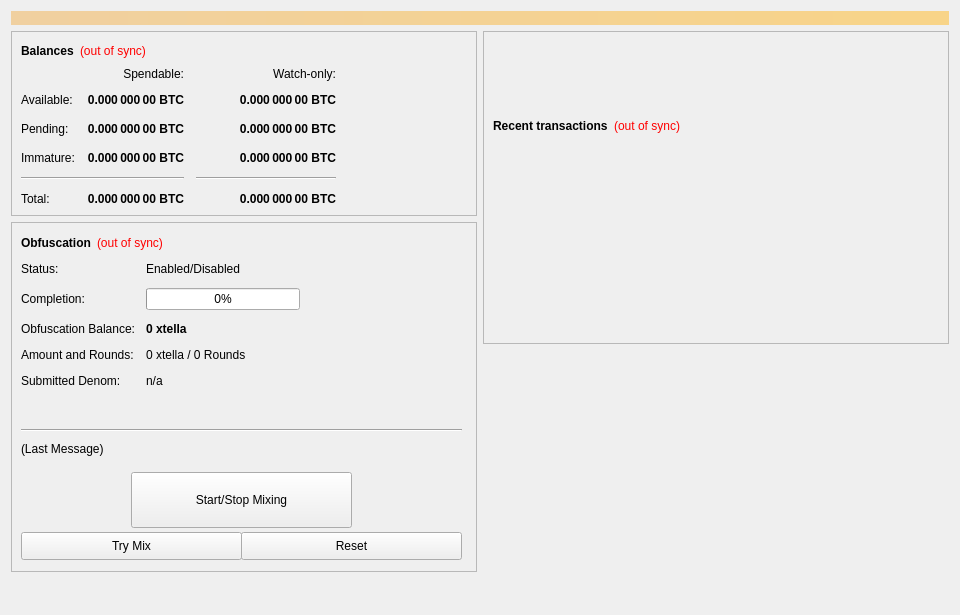
<?xml version="1.0" encoding="UTF-8"?>
<ui version="4.0">
 <class>OverviewPage</class>
 <widget class="QWidget" name="OverviewPage">
  <property name="geometry">
   <rect>
    <x>0</x>
    <y>0</y>
    <width>960</width>
    <height>615</height>
   </rect>
  </property>
  <property name="minimumSize">
   <size>
    <width>960</width>
    <height>0</height>
   </size>
  </property>
  <property name="windowTitle">
   <string>Form</string>
  </property>
  <layout class="QVBoxLayout" name="topLayout">
   <item>
    <widget class="QLabel" name="labelAlerts">
     <property name="visible">
      <bool>false</bool>
     </property>
     <property name="styleSheet">
      <string notr="true">background-color: qlineargradient(x1: 0, y1: 0, x2: 1, y2: 0, stop:0 #F0D0A0, stop:1 #F8D488); color:#000000;</string>
     </property>
     <property name="wordWrap">
      <bool>true</bool>
     </property>
     <property name="margin">
      <number>3</number>
     </property>
    </widget>
   </item>
   <item>
    <layout class="QHBoxLayout" name="horizontalLayout" stretch="1,1">
     <item>
      <layout class="QVBoxLayout" name="verticalLayout_2">
       <item>
        <widget class="QFrame" name="frame">
         <property name="frameShape">
          <enum>QFrame::StyledPanel</enum>
         </property>
         <property name="frameShadow">
          <enum>QFrame::Raised</enum>
         </property>
         <layout class="QVBoxLayout" name="verticalLayout_4">
          <item>
           <layout class="QHBoxLayout" name="horizontalLayout_4">
            <item>
             <widget class="QLabel" name="label_5">
              <property name="font">
               <font>
                <weight>75</weight>
                <bold>true</bold>
               </font>
              </property>
              <property name="text">
               <string>Balances</string>
              </property>
             </widget>
            </item>
            <item>
             <widget class="QLabel" name="labelWalletStatus">
              <property name="cursor">
               <cursorShape>WhatsThisCursor</cursorShape>
              </property>
              <property name="toolTip">
               <string>The displayed information may be out of date. Your wallet automatically synchronizes with the xtella network after a connection is established, but this process has not completed yet.</string>
              </property>
              <property name="styleSheet">
               <string notr="true">QLabel { color: red; }</string>
              </property>
              <property name="text">
               <string notr="true">(out of sync)</string>
              </property>
              <property name="alignment">
               <set>Qt::AlignLeading|Qt::AlignLeft|Qt::AlignVCenter</set>
              </property>
             </widget>
            </item>
            <item>
             <spacer name="horizontalSpacer_3">
              <property name="orientation">
               <enum>Qt::Horizontal</enum>
              </property>
              <property name="sizeHint" stdset="0">
               <size>
                <width>40</width>
                <height>20</height>
               </size>
              </property>
             </spacer>
            </item>
           </layout>
          </item>
          <item>
           <layout class="QGridLayout" name="gridLayout">
            <property name="spacing">
             <number>12</number>
            </property>
            <item row="2" column="2">
             <widget class="QLabel" name="labelWatchPending">
              <property name="font">
               <font>
                <weight>75</weight>
                <bold>true</bold>
               </font>
              </property>
              <property name="cursor">
               <cursorShape>IBeamCursor</cursorShape>
              </property>
              <property name="toolTip">
               <string>Unconfirmed transactions to watch-only addresses</string>
              </property>
              <property name="text">
               <string notr="true">0.000 000 00 BTC</string>
              </property>
              <property name="alignment">
               <set>Qt::AlignRight|Qt::AlignTrailing|Qt::AlignVCenter</set>
              </property>
              <property name="textInteractionFlags">
               <set>Qt::LinksAccessibleByMouse|Qt::TextSelectableByKeyboard|Qt::TextSelectableByMouse</set>
              </property>
             </widget>
            </item>
            <item row="2" column="1">
             <widget class="QLabel" name="labelUnconfirmed">
              <property name="font">
               <font>
                <weight>75</weight>
                <bold>true</bold>
               </font>
              </property>
              <property name="cursor">
               <cursorShape>IBeamCursor</cursorShape>
              </property>
              <property name="toolTip">
               <string>Total of transactions that have yet to be confirmed, and do not yet count toward the spendable balance</string>
              </property>
              <property name="text">
               <string notr="true">0.000 000 00 BTC</string>
              </property>
              <property name="alignment">
               <set>Qt::AlignRight|Qt::AlignTrailing|Qt::AlignVCenter</set>
              </property>
              <property name="textInteractionFlags">
               <set>Qt::LinksAccessibleByMouse|Qt::TextSelectableByKeyboard|Qt::TextSelectableByMouse</set>
              </property>
             </widget>
            </item>
            <item row="3" column="2">
             <widget class="QLabel" name="labelWatchImmature">
              <property name="font">
               <font>
                <weight>75</weight>
                <bold>true</bold>
               </font>
              </property>
              <property name="cursor">
               <cursorShape>IBeamCursor</cursorShape>
              </property>
              <property name="toolTip">
               <string>Staked or masternode rewards in watch-only addresses that has not yet matured</string>
              </property>
              <property name="text">
               <string notr="true">0.000 000 00 BTC</string>
              </property>
              <property name="alignment">
               <set>Qt::AlignRight|Qt::AlignTrailing|Qt::AlignVCenter</set>
              </property>
              <property name="textInteractionFlags">
               <set>Qt::LinksAccessibleByMouse|Qt::TextSelectableByKeyboard|Qt::TextSelectableByMouse</set>
              </property>
             </widget>
            </item>
            <item row="4" column="0" colspan="2">
             <widget class="Line" name="lineSpendableBalance">
              <property name="orientation">
               <enum>Qt::Horizontal</enum>
              </property>
             </widget>
            </item>
            <item row="4" column="2">
             <widget class="Line" name="lineWatchBalance">
              <property name="sizePolicy">
               <sizepolicy hsizetype="Preferred" vsizetype="Fixed">
                <horstretch>0</horstretch>
                <verstretch>0</verstretch>
               </sizepolicy>
              </property>
              <property name="minimumSize">
               <size>
                <width>140</width>
                <height>0</height>
               </size>
              </property>
              <property name="orientation">
               <enum>Qt::Horizontal</enum>
              </property>
             </widget>
            </item>
            <item row="5" column="0">
             <widget class="QLabel" name="labelTotalText">
              <property name="text">
               <string>Total:</string>
              </property>
             </widget>
            </item>
            <item row="3" column="1">
             <widget class="QLabel" name="labelImmature">
              <property name="font">
               <font>
                <weight>75</weight>
                <bold>true</bold>
               </font>
              </property>
              <property name="cursor">
               <cursorShape>IBeamCursor</cursorShape>
              </property>
              <property name="toolTip">
               <string>Staked or masternode rewards that has not yet matured</string>
              </property>
              <property name="text">
               <string notr="true">0.000 000 00 BTC</string>
              </property>
              <property name="alignment">
               <set>Qt::AlignRight|Qt::AlignTrailing|Qt::AlignVCenter</set>
              </property>
              <property name="textInteractionFlags">
               <set>Qt::LinksAccessibleByMouse|Qt::TextSelectableByKeyboard|Qt::TextSelectableByMouse</set>
              </property>
             </widget>
            </item>
            <item row="2" column="3">
             <spacer name="horizontalSpacer_2">
              <property name="orientation">
               <enum>Qt::Horizontal</enum>
              </property>
              <property name="sizeHint" stdset="0">
               <size>
                <width>40</width>
                <height>20</height>
               </size>
              </property>
             </spacer>
            </item>
            <item row="3" column="0">
             <widget class="QLabel" name="labelImmatureText">
              <property name="text">
               <string>Immature:</string>
              </property>
             </widget>
            </item>
            <item row="5" column="1">
             <widget class="QLabel" name="labelTotal">
              <property name="font">
               <font>
                <weight>75</weight>
                <bold>true</bold>
               </font>
              </property>
              <property name="cursor">
               <cursorShape>IBeamCursor</cursorShape>
              </property>
              <property name="toolTip">
               <string>Your current total balance</string>
              </property>
              <property name="text">
               <string notr="true">0.000 000 00 BTC</string>
              </property>
              <property name="alignment">
               <set>Qt::AlignRight|Qt::AlignTrailing|Qt::AlignVCenter</set>
              </property>
              <property name="textInteractionFlags">
               <set>Qt::LinksAccessibleByMouse|Qt::TextSelectableByKeyboard|Qt::TextSelectableByMouse</set>
              </property>
             </widget>
            </item>
            <item row="5" column="2">
             <widget class="QLabel" name="labelWatchTotal">
              <property name="font">
               <font>
                <weight>75</weight>
                <bold>true</bold>
               </font>
              </property>
              <property name="cursor">
               <cursorShape>IBeamCursor</cursorShape>
              </property>
              <property name="toolTip">
               <string>Current total balance in watch-only addresses</string>
              </property>
              <property name="text">
               <string notr="true">0.000 000 00 BTC</string>
              </property>
              <property name="alignment">
               <set>Qt::AlignRight|Qt::AlignTrailing|Qt::AlignVCenter</set>
              </property>
              <property name="textInteractionFlags">
               <set>Qt::LinksAccessibleByMouse|Qt::TextSelectableByKeyboard|Qt::TextSelectableByMouse</set>
              </property>
             </widget>
            </item>
            <item row="0" column="2">
             <widget class="QLabel" name="labelWatchonly">
              <property name="text">
               <string>Watch-only:</string>
              </property>
              <property name="alignment">
               <set>Qt::AlignRight|Qt::AlignTrailing|Qt::AlignVCenter</set>
              </property>
             </widget>
            </item>
            <item row="1" column="0">
             <widget class="QLabel" name="labelBalanceText">
              <property name="text">
               <string>Available:</string>
              </property>
             </widget>
            </item>
            <item row="1" column="1">
             <widget class="QLabel" name="labelBalance">
              <property name="font">
               <font>
                <weight>75</weight>
                <bold>true</bold>
               </font>
              </property>
              <property name="cursor">
               <cursorShape>IBeamCursor</cursorShape>
              </property>
              <property name="toolTip">
               <string>Your current spendable balance</string>
              </property>
              <property name="text">
               <string notr="true">0.000 000 00 BTC</string>
              </property>
              <property name="alignment">
               <set>Qt::AlignRight|Qt::AlignTrailing|Qt::AlignVCenter</set>
              </property>
              <property name="textInteractionFlags">
               <set>Qt::LinksAccessibleByMouse|Qt::TextSelectableByKeyboard|Qt::TextSelectableByMouse</set>
              </property>
             </widget>
            </item>
            <item row="1" column="2">
             <widget class="QLabel" name="labelWatchAvailable">
              <property name="font">
               <font>
                <weight>75</weight>
                <bold>true</bold>
               </font>
              </property>
              <property name="cursor">
               <cursorShape>IBeamCursor</cursorShape>
              </property>
              <property name="toolTip">
               <string>Your current balance in watch-only addresses</string>
              </property>
              <property name="text">
               <string notr="true">0.000 000 00 BTC</string>
              </property>
              <property name="alignment">
               <set>Qt::AlignRight|Qt::AlignTrailing|Qt::AlignVCenter</set>
              </property>
              <property name="textInteractionFlags">
               <set>Qt::LinksAccessibleByMouse|Qt::TextSelectableByKeyboard|Qt::TextSelectableByMouse</set>
              </property>
             </widget>
            </item>
            <item row="2" column="0">
             <widget class="QLabel" name="labelPendingText">
              <property name="text">
               <string>Pending:</string>
              </property>
             </widget>
            </item>
            <item row="0" column="1">
             <widget class="QLabel" name="labelSpendable">
              <property name="text">
               <string>Spendable:</string>
              </property>
              <property name="alignment">
               <set>Qt::AlignRight|Qt::AlignTrailing|Qt::AlignVCenter</set>
              </property>
             </widget>
            </item>
           </layout>
          </item>
         </layout>
        </widget>
       </item>
       <item>
        <widget class="QFrame" name="frameObfuscation">
         <property name="minimumSize">
          <size>
           <width>0</width>
           <height>350</height>
          </size>
         </property>
         <property name="layoutDirection">
          <enum>Qt::LeftToRight</enum>
         </property>
         <property name="frameShape">
          <enum>QFrame::StyledPanel</enum>
         </property>
         <property name="frameShadow">
          <enum>QFrame::Raised</enum>
         </property>
         <widget class="QWidget" name="formLayoutWidget">
          <property name="geometry">
           <rect>
            <x>10</x>
            <y>40</y>
            <width>451</width>
            <height>161</height>
           </rect>
          </property>
          <layout class="QFormLayout" name="formLayout">
           <property name="fieldGrowthPolicy">
            <enum>QFormLayout::AllNonFixedFieldsGrow</enum>
           </property>
           <property name="horizontalSpacing">
            <number>11</number>
           </property>
           <property name="verticalSpacing">
            <number>12</number>
           </property>
           <item row="0" column="0">
            <widget class="QLabel" name="label_6">
             <property name="text">
              <string>Status:</string>
             </property>
            </widget>
           </item>
           <item row="1" column="0">
            <widget class="QLabel" name="label_7">
             <property name="text">
              <string>Completion:</string>
             </property>
            </widget>
           </item>
           <item row="1" column="1">
            <widget class="QProgressBar" name="obfuscationProgress">
             <property name="maximumSize">
              <size>
               <width>154</width>
               <height>16777215</height>
              </size>
             </property>
             <property name="value">
              <number>0</number>
             </property>
            </widget>
           </item>
           <item row="2" column="0">
            <widget class="QLabel" name="labelAnonymizedText">
             <property name="text">
              <string>Obfuscation Balance:</string>
             </property>
            </widget>
           </item>
           <item row="2" column="1">
            <widget class="QLabel" name="labelAnonymized">
             <property name="font">
              <font>
               <weight>75</weight>
               <bold>true</bold>
              </font>
             </property>
             <property name="text">
              <string notr="true">0 xtella</string>
             </property>
            </widget>
           </item>
           <item row="3" column="0">
            <widget class="QLabel" name="label_8">
             <property name="text">
              <string>Amount and Rounds:</string>
             </property>
            </widget>
           </item>
           <item row="3" column="1">
            <widget class="QLabel" name="labelAmountRounds">
             <property name="text">
              <string>0 xtella / 0 Rounds</string>
             </property>
            </widget>
           </item>
           <item row="4" column="0">
            <widget class="QLabel" name="label_9">
             <property name="text">
              <string>Submitted Denom:</string>
             </property>
            </widget>
           </item>
           <item row="4" column="1">
            <widget class="QLabel" name="labelSubmittedDenom">
             <property name="toolTip">
              <string>The denominations you submitted to the Masternode.&lt;br&gt;To mix, other users must submit the exact same denominations.</string>
             </property>
             <property name="text">
              <string>n/a</string>
             </property>
            </widget>
           </item>
           <item row="0" column="1">
            <widget class="QLabel" name="obfuscationEnabled">
             <property name="text">
              <string>Enabled/Disabled</string>
             </property>
            </widget>
           </item>
          </layout>
         </widget>
         <widget class="QPushButton" name="runAutoDenom">
          <property name="geometry">
           <rect>
            <x>251</x>
            <y>17</y>
            <width>1</width>
            <height>1</height>
           </rect>
          </property>
          <property name="palette">
           <palette>
            <active>
             <colorrole role="WindowText">
              <brush brushstyle="SolidPattern">
               <color alpha="255">
                <red>0</red>
                <green>0</green>
                <blue>0</blue>
               </color>
              </brush>
             </colorrole>
             <colorrole role="Button">
              <brush brushstyle="SolidPattern">
               <color alpha="255">
                <red>239</red>
                <green>238</green>
                <blue>238</blue>
               </color>
              </brush>
             </colorrole>
             <colorrole role="Light">
              <brush brushstyle="SolidPattern">
               <color alpha="255">
                <red>255</red>
                <green>255</green>
                <blue>255</blue>
               </color>
              </brush>
             </colorrole>
             <colorrole role="Midlight">
              <brush brushstyle="SolidPattern">
               <color alpha="255">
                <red>247</red>
                <green>246</green>
                <blue>246</blue>
               </color>
              </brush>
             </colorrole>
             <colorrole role="Dark">
              <brush brushstyle="SolidPattern">
               <color alpha="255">
                <red>119</red>
                <green>119</green>
                <blue>119</blue>
               </color>
              </brush>
             </colorrole>
             <colorrole role="Mid">
              <brush brushstyle="SolidPattern">
               <color alpha="255">
                <red>159</red>
                <green>159</green>
                <blue>159</blue>
               </color>
              </brush>
             </colorrole>
             <colorrole role="Text">
              <brush brushstyle="SolidPattern">
               <color alpha="255">
                <red>0</red>
                <green>0</green>
                <blue>0</blue>
               </color>
              </brush>
             </colorrole>
             <colorrole role="BrightText">
              <brush brushstyle="SolidPattern">
               <color alpha="255">
                <red>255</red>
                <green>255</green>
                <blue>255</blue>
               </color>
              </brush>
             </colorrole>
             <colorrole role="ButtonText">
              <brush brushstyle="SolidPattern">
               <color alpha="255">
                <red>0</red>
                <green>0</green>
                <blue>0</blue>
               </color>
              </brush>
             </colorrole>
             <colorrole role="Base">
              <brush brushstyle="SolidPattern">
               <color alpha="255">
                <red>255</red>
                <green>255</green>
                <blue>255</blue>
               </color>
              </brush>
             </colorrole>
             <colorrole role="Window">
              <brush brushstyle="SolidPattern">
               <color alpha="255">
                <red>239</red>
                <green>238</green>
                <blue>238</blue>
               </color>
              </brush>
             </colorrole>
             <colorrole role="Shadow">
              <brush brushstyle="SolidPattern">
               <color alpha="255">
                <red>0</red>
                <green>0</green>
                <blue>0</blue>
               </color>
              </brush>
             </colorrole>
             <colorrole role="AlternateBase">
              <brush brushstyle="SolidPattern">
               <color alpha="255">
                <red>247</red>
                <green>246</green>
                <blue>246</blue>
               </color>
              </brush>
             </colorrole>
             <colorrole role="ToolTipBase">
              <brush brushstyle="SolidPattern">
               <color alpha="255">
                <red>255</red>
                <green>255</green>
                <blue>220</blue>
               </color>
              </brush>
             </colorrole>
             <colorrole role="ToolTipText">
              <brush brushstyle="SolidPattern">
               <color alpha="255">
                <red>0</red>
                <green>0</green>
                <blue>0</blue>
               </color>
              </brush>
             </colorrole>
            </active>
            <inactive>
             <colorrole role="WindowText">
              <brush brushstyle="SolidPattern">
               <color alpha="255">
                <red>0</red>
                <green>0</green>
                <blue>0</blue>
               </color>
              </brush>
             </colorrole>
             <colorrole role="Button">
              <brush brushstyle="SolidPattern">
               <color alpha="255">
                <red>239</red>
                <green>238</green>
                <blue>238</blue>
               </color>
              </brush>
             </colorrole>
             <colorrole role="Light">
              <brush brushstyle="SolidPattern">
               <color alpha="255">
                <red>255</red>
                <green>255</green>
                <blue>255</blue>
               </color>
              </brush>
             </colorrole>
             <colorrole role="Midlight">
              <brush brushstyle="SolidPattern">
               <color alpha="255">
                <red>247</red>
                <green>246</green>
                <blue>246</blue>
               </color>
              </brush>
             </colorrole>
             <colorrole role="Dark">
              <brush brushstyle="SolidPattern">
               <color alpha="255">
                <red>119</red>
                <green>119</green>
                <blue>119</blue>
               </color>
              </brush>
             </colorrole>
             <colorrole role="Mid">
              <brush brushstyle="SolidPattern">
               <color alpha="255">
                <red>159</red>
                <green>159</green>
                <blue>159</blue>
               </color>
              </brush>
             </colorrole>
             <colorrole role="Text">
              <brush brushstyle="SolidPattern">
               <color alpha="255">
                <red>0</red>
                <green>0</green>
                <blue>0</blue>
               </color>
              </brush>
             </colorrole>
             <colorrole role="BrightText">
              <brush brushstyle="SolidPattern">
               <color alpha="255">
                <red>255</red>
                <green>255</green>
                <blue>255</blue>
               </color>
              </brush>
             </colorrole>
             <colorrole role="ButtonText">
              <brush brushstyle="SolidPattern">
               <color alpha="255">
                <red>0</red>
                <green>0</green>
                <blue>0</blue>
               </color>
              </brush>
             </colorrole>
             <colorrole role="Base">
              <brush brushstyle="SolidPattern">
               <color alpha="255">
                <red>255</red>
                <green>255</green>
                <blue>255</blue>
               </color>
              </brush>
             </colorrole>
             <colorrole role="Window">
              <brush brushstyle="SolidPattern">
               <color alpha="255">
                <red>239</red>
                <green>238</green>
                <blue>238</blue>
               </color>
              </brush>
             </colorrole>
             <colorrole role="Shadow">
              <brush brushstyle="SolidPattern">
               <color alpha="255">
                <red>0</red>
                <green>0</green>
                <blue>0</blue>
               </color>
              </brush>
             </colorrole>
             <colorrole role="AlternateBase">
              <brush brushstyle="SolidPattern">
               <color alpha="255">
                <red>247</red>
                <green>246</green>
                <blue>246</blue>
               </color>
              </brush>
             </colorrole>
             <colorrole role="ToolTipBase">
              <brush brushstyle="SolidPattern">
               <color alpha="255">
                <red>255</red>
                <green>255</green>
                <blue>220</blue>
               </color>
              </brush>
             </colorrole>
             <colorrole role="ToolTipText">
              <brush brushstyle="SolidPattern">
               <color alpha="255">
                <red>0</red>
                <green>0</green>
                <blue>0</blue>
               </color>
              </brush>
             </colorrole>
            </inactive>
            <disabled>
             <colorrole role="WindowText">
              <brush brushstyle="SolidPattern">
               <color alpha="255">
                <red>119</red>
                <green>119</green>
                <blue>119</blue>
               </color>
              </brush>
             </colorrole>
             <colorrole role="Button">
              <brush brushstyle="SolidPattern">
               <color alpha="255">
                <red>239</red>
                <green>238</green>
                <blue>238</blue>
               </color>
              </brush>
             </colorrole>
             <colorrole role="Light">
              <brush brushstyle="SolidPattern">
               <color alpha="255">
                <red>255</red>
                <green>255</green>
                <blue>255</blue>
               </color>
              </brush>
             </colorrole>
             <colorrole role="Midlight">
              <brush brushstyle="SolidPattern">
               <color alpha="255">
                <red>247</red>
                <green>246</green>
                <blue>246</blue>
               </color>
              </brush>
             </colorrole>
             <colorrole role="Dark">
              <brush brushstyle="SolidPattern">
               <color alpha="255">
                <red>119</red>
                <green>119</green>
                <blue>119</blue>
               </color>
              </brush>
             </colorrole>
             <colorrole role="Mid">
              <brush brushstyle="SolidPattern">
               <color alpha="255">
                <red>159</red>
                <green>159</green>
                <blue>159</blue>
               </color>
              </brush>
             </colorrole>
             <colorrole role="Text">
              <brush brushstyle="SolidPattern">
               <color alpha="255">
                <red>119</red>
                <green>119</green>
                <blue>119</blue>
               </color>
              </brush>
             </colorrole>
             <colorrole role="BrightText">
              <brush brushstyle="SolidPattern">
               <color alpha="255">
                <red>255</red>
                <green>255</green>
                <blue>255</blue>
               </color>
              </brush>
             </colorrole>
             <colorrole role="ButtonText">
              <brush brushstyle="SolidPattern">
               <color alpha="255">
                <red>119</red>
                <green>119</green>
                <blue>119</blue>
               </color>
              </brush>
             </colorrole>
             <colorrole role="Base">
              <brush brushstyle="SolidPattern">
               <color alpha="255">
                <red>239</red>
                <green>238</green>
                <blue>238</blue>
               </color>
              </brush>
             </colorrole>
             <colorrole role="Window">
              <brush brushstyle="SolidPattern">
               <color alpha="255">
                <red>239</red>
                <green>238</green>
                <blue>238</blue>
               </color>
              </brush>
             </colorrole>
             <colorrole role="Shadow">
              <brush brushstyle="SolidPattern">
               <color alpha="255">
                <red>0</red>
                <green>0</green>
                <blue>0</blue>
               </color>
              </brush>
             </colorrole>
             <colorrole role="AlternateBase">
              <brush brushstyle="SolidPattern">
               <color alpha="255">
                <red>239</red>
                <green>238</green>
                <blue>238</blue>
               </color>
              </brush>
             </colorrole>
             <colorrole role="ToolTipBase">
              <brush brushstyle="SolidPattern">
               <color alpha="255">
                <red>255</red>
                <green>255</green>
                <blue>220</blue>
               </color>
              </brush>
             </colorrole>
             <colorrole role="ToolTipText">
              <brush brushstyle="SolidPattern">
               <color alpha="255">
                <red>0</red>
                <green>0</green>
                <blue>0</blue>
               </color>
              </brush>
             </colorrole>
            </disabled>
           </palette>
          </property>
          <property name="focusPolicy">
           <enum>Qt::NoFocus</enum>
          </property>
          <property name="autoFillBackground">
           <bool>true</bool>
          </property>
          <property name="text">
           <string/>
          </property>
          <property name="flat">
           <bool>true</bool>
          </property>
         </widget>
         <widget class="QPushButton" name="toggleObfuscation">
          <property name="geometry">
           <rect>
            <x>120</x>
            <y>250</y>
            <width>221</width>
            <height>56</height>
           </rect>
          </property>
          <property name="sizePolicy">
           <sizepolicy hsizetype="MinimumExpanding" vsizetype="Fixed">
            <horstretch>0</horstretch>
            <verstretch>0</verstretch>
           </sizepolicy>
          </property>
          <property name="text">
           <string>Start/Stop Mixing</string>
          </property>
         </widget>
         <widget class="Line" name="lineLastMessage">
          <property name="geometry">
           <rect>
            <x>10</x>
            <y>200</y>
            <width>441</width>
            <height>16</height>
           </rect>
          </property>
          <property name="orientation">
           <enum>Qt::Horizontal</enum>
          </property>
         </widget>
         <widget class="QLabel" name="obfuscationStatus">
          <property name="geometry">
           <rect>
            <x>10</x>
            <y>220</y>
            <width>451</width>
            <height>61</height>
           </rect>
          </property>
          <property name="minimumSize">
           <size>
            <width>288</width>
            <height>43</height>
           </size>
          </property>
          <property name="text">
           <string>(Last Message)</string>
          </property>
          <property name="alignment">
           <set>Qt::AlignLeading|Qt::AlignLeft|Qt::AlignTop</set>
          </property>
          <property name="wordWrap">
           <bool>true</bool>
          </property>
         </widget>
         <widget class="QPushButton" name="obfuscationAuto">
          <property name="geometry">
           <rect>
            <x>10</x>
            <y>310</y>
            <width>221</width>
            <height>28</height>
           </rect>
          </property>
          <property name="sizePolicy">
           <sizepolicy hsizetype="MinimumExpanding" vsizetype="Fixed">
            <horstretch>0</horstretch>
            <verstretch>0</verstretch>
           </sizepolicy>
          </property>
          <property name="toolTip">
           <string>Try to manually submit a Obfuscation request.</string>
          </property>
          <property name="text">
           <string>Try Mix</string>
          </property>
         </widget>
         <widget class="QPushButton" name="obfuscationReset">
          <property name="geometry">
           <rect>
            <x>230</x>
            <y>310</y>
            <width>221</width>
            <height>28</height>
           </rect>
          </property>
          <property name="sizePolicy">
           <sizepolicy hsizetype="MinimumExpanding" vsizetype="Fixed">
            <horstretch>0</horstretch>
            <verstretch>0</verstretch>
           </sizepolicy>
          </property>
          <property name="toolTip">
           <string>Reset the current status of Obfuscation (can interrupt Obfuscation if it's in the process of Mixing, which can cost you money!)</string>
          </property>
          <property name="autoFillBackground">
           <bool>false</bool>
          </property>
          <property name="text">
           <string>Reset</string>
          </property>
         </widget>
         <widget class="QWidget" name="layoutWidget">
          <property name="geometry">
           <rect>
            <x>10</x>
            <y>10</y>
            <width>431</width>
            <height>22</height>
           </rect>
          </property>
          <layout class="QHBoxLayout" name="horizontalLayout_5">
           <item>
            <widget class="QLabel" name="label_2">
             <property name="font">
              <font>
               <weight>75</weight>
               <bold>true</bold>
              </font>
             </property>
             <property name="text">
              <string>Obfuscation</string>
             </property>
            </widget>
           </item>
           <item>
            <widget class="QLabel" name="labelObfuscationSyncStatus">
             <property name="toolTip">
              <string>The displayed information may be out of date. Your wallet automatically synchronizes with the xtella network after a connection is established, but this process has not completed yet.</string>
             </property>
             <property name="styleSheet">
              <string notr="true">QLabel { color: red; }</string>
             </property>
             <property name="text">
              <string notr="true">(out of sync)</string>
             </property>
             <property name="alignment">
              <set>Qt::AlignLeading|Qt::AlignLeft|Qt::AlignVCenter</set>
             </property>
            </widget>
           </item>
           <item>
            <spacer name="horizontalSpacer_4">
             <property name="orientation">
              <enum>Qt::Horizontal</enum>
             </property>
             <property name="sizeHint" stdset="0">
              <size>
               <width>40</width>
               <height>20</height>
              </size>
             </property>
            </spacer>
           </item>
          </layout>
         </widget>
        </widget>
       </item>
       <item>
        <spacer name="verticalSpacer">
         <property name="orientation">
          <enum>Qt::Vertical</enum>
         </property>
         <property name="sizeHint" stdset="0">
          <size>
           <width>20</width>
           <height>40</height>
          </size>
         </property>
        </spacer>
       </item>
      </layout>
     </item>
     <item>
      <layout class="QVBoxLayout" name="verticalLayout_3">
       <item>
        <widget class="QFrame" name="frame_2">
         <property name="frameShape">
          <enum>QFrame::StyledPanel</enum>
         </property>
         <property name="frameShadow">
          <enum>QFrame::Raised</enum>
         </property>
         <layout class="QVBoxLayout" name="verticalLayout">
          <item>
           <spacer name="verticalSpacer_3">
            <property name="orientation">
             <enum>Qt::Vertical</enum>
            </property>
            <property name="sizeType">
             <enum>QSizePolicy::Fixed</enum>
            </property>
            <property name="sizeHint" stdset="0">
             <size>
              <width>20</width>
              <height>75</height>
             </size>
            </property>
           </spacer>
          </item>
          <item>
           <layout class="QHBoxLayout" name="horizontalLayout_2">
            <item>
             <widget class="QLabel" name="label_4">
              <property name="font">
               <font>
                <weight>75</weight>
                <bold>true</bold>
               </font>
              </property>
              <property name="text">
               <string>Recent transactions</string>
              </property>
             </widget>
            </item>
            <item>
             <widget class="QLabel" name="labelTransactionsStatus">
              <property name="cursor">
               <cursorShape>WhatsThisCursor</cursorShape>
              </property>
              <property name="toolTip">
               <string>The displayed information may be out of date. Your wallet automatically synchronizes with the xtella network after a connection is established, but this process has not completed yet.</string>
              </property>
              <property name="styleSheet">
               <string notr="true">QLabel { color: red; }</string>
              </property>
              <property name="text">
               <string notr="true">(out of sync)</string>
              </property>
              <property name="alignment">
               <set>Qt::AlignRight|Qt::AlignTrailing|Qt::AlignVCenter</set>
              </property>
             </widget>
            </item>
            <item>
             <spacer name="horizontalSpacer">
              <property name="orientation">
               <enum>Qt::Horizontal</enum>
              </property>
              <property name="sizeHint" stdset="0">
               <size>
                <width>40</width>
                <height>20</height>
               </size>
              </property>
             </spacer>
            </item>
           </layout>
          </item>
          <item>
           <widget class="QListView" name="listTransactions">
            <property name="styleSheet">
             <string notr="true">QListView { background: transparent; }</string>
            </property>
            <property name="frameShape">
             <enum>QFrame::NoFrame</enum>
            </property>
            <property name="verticalScrollBarPolicy">
             <enum>Qt::ScrollBarAlwaysOff</enum>
            </property>
            <property name="horizontalScrollBarPolicy">
             <enum>Qt::ScrollBarAlwaysOff</enum>
            </property>
            <property name="selectionMode">
             <enum>QAbstractItemView::NoSelection</enum>
            </property>
           </widget>
          </item>
         </layout>
        </widget>
       </item>
       <item>
        <spacer name="verticalSpacer_2">
         <property name="orientation">
          <enum>Qt::Vertical</enum>
         </property>
         <property name="sizeType">
          <enum>QSizePolicy::Expanding</enum>
         </property>
         <property name="sizeHint" stdset="0">
          <size>
           <width>20</width>
           <height>40</height>
          </size>
         </property>
        </spacer>
       </item>
      </layout>
     </item>
    </layout>
   </item>
  </layout>
 </widget>
 <resources/>
 <connections/>
</ui>
